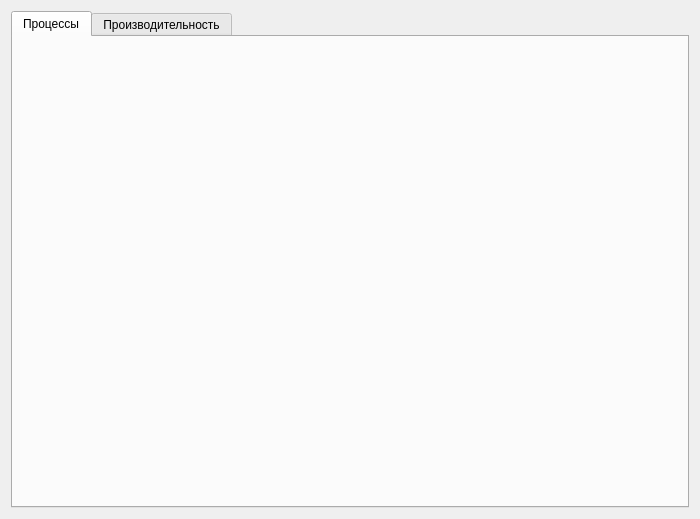
<?xml version="1.0" encoding="UTF-8"?>
<ui version="4.0">
 <class>Dialog</class>
 <widget class="QDialog" name="Dialog">
  <property name="geometry">
   <rect>
    <x>0</x>
    <y>0</y>
    <width>700</width>
    <height>519</height>
   </rect>
  </property>
  <property name="windowTitle">
   <string>Dialog</string>
  </property>
  <property name="sizeGripEnabled">
   <bool>false</bool>
  </property>
  <property name="modal">
   <bool>false</bool>
  </property>
  <layout class="QHBoxLayout" name="horizontalLayout">
   <item>
    <layout class="QFormLayout" name="formLayout">
     <item row="0" column="0" colspan="2">
      <widget class="QTabWidget" name="tabWidget">
       <property name="currentIndex">
        <number>0</number>
       </property>
       <widget class="QWidget" name="tab">
        <attribute name="title">
         <string>Процессы</string>
        </attribute>
       </widget>
       <widget class="QWidget" name="tab_2">
        <attribute name="title">
         <string>Производительность</string>
        </attribute>
       </widget>
      </widget>
     </item>
    </layout>
   </item>
  </layout>
 </widget>
 <resources/>
 <connections/>
</ui>
